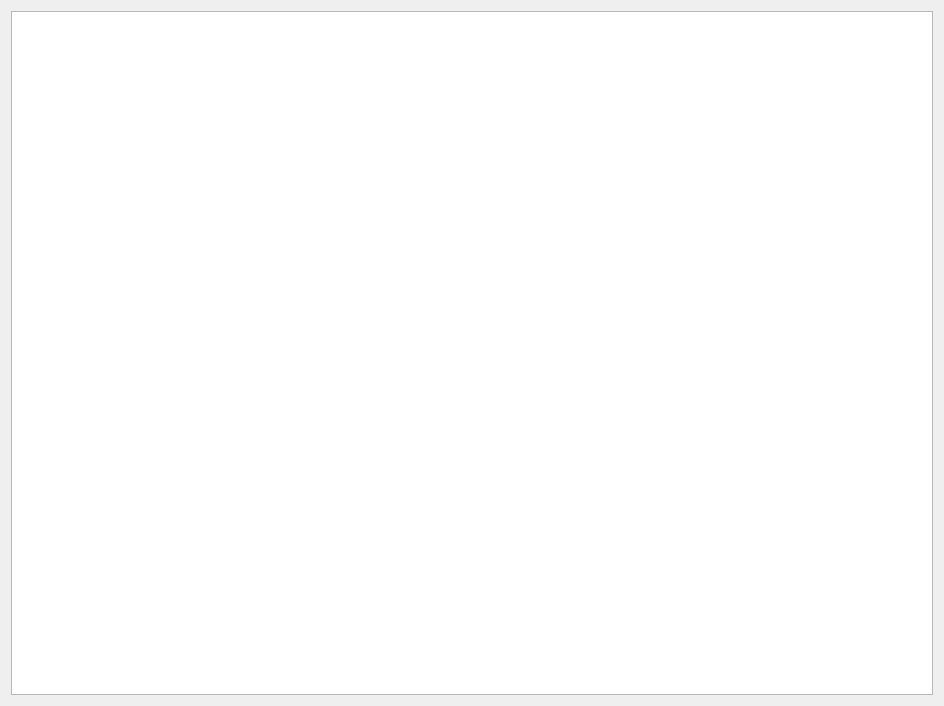
<?xml version="1.0" encoding="UTF-8"?>
<ui version="4.0">
 <class>FilesWidget</class>
 <widget class="QWidget" name="FilesWidget">
  <property name="geometry">
   <rect>
    <x>0</x>
    <y>0</y>
    <width>944</width>
    <height>706</height>
   </rect>
  </property>
  <property name="windowTitle">
   <string>Form</string>
  </property>
  <layout class="QVBoxLayout" name="verticalLayout">
   <item>
    <widget class="QTableView" name="tableView">
     <property name="editTriggers">
      <set>QAbstractItemView::NoEditTriggers</set>
     </property>
     <property name="showGrid">
      <bool>false</bool>
     </property>
     <attribute name="horizontalHeaderVisible">
      <bool>false</bool>
     </attribute>
     <attribute name="horizontalHeaderHighlightSections">
      <bool>false</bool>
     </attribute>
     <attribute name="verticalHeaderVisible">
      <bool>false</bool>
     </attribute>
     <attribute name="verticalHeaderHighlightSections">
      <bool>false</bool>
     </attribute>
    </widget>
   </item>
  </layout>
 </widget>
 <resources/>
 <connections/>
</ui>
